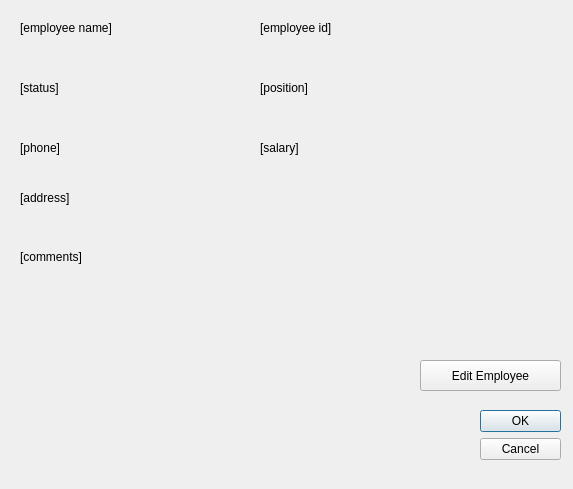
<?xml version="1.0" encoding="UTF-8"?>
<ui version="4.0">
 <class>Dialog</class>
 <widget class="QDialog" name="Dialog">
  <property name="geometry">
   <rect>
    <x>0</x>
    <y>0</y>
    <width>573</width>
    <height>489</height>
   </rect>
  </property>
  <property name="windowTitle">
   <string>Dialog</string>
  </property>
  <widget class="QDialogButtonBox" name="buttonBox">
   <property name="geometry">
    <rect>
     <x>480</x>
     <y>410</y>
     <width>81</width>
     <height>61</height>
    </rect>
   </property>
   <property name="orientation">
    <enum>Qt::Vertical</enum>
   </property>
   <property name="standardButtons">
    <set>QDialogButtonBox::Cancel|QDialogButtonBox::Ok</set>
   </property>
  </widget>
  <widget class="QLabel" name="name_lbl">
   <property name="geometry">
    <rect>
     <x>20</x>
     <y>20</y>
     <width>221</width>
     <height>16</height>
    </rect>
   </property>
   <property name="text">
    <string>[employee name]</string>
   </property>
  </widget>
  <widget class="QLabel" name="status_lbl">
   <property name="geometry">
    <rect>
     <x>20</x>
     <y>80</y>
     <width>81</width>
     <height>16</height>
    </rect>
   </property>
   <property name="text">
    <string>[status]</string>
   </property>
  </widget>
  <widget class="QLabel" name="phone_lbl">
   <property name="geometry">
    <rect>
     <x>20</x>
     <y>140</y>
     <width>81</width>
     <height>16</height>
    </rect>
   </property>
   <property name="text">
    <string>[phone]</string>
   </property>
  </widget>
  <widget class="QLabel" name="salary_lbl">
   <property name="geometry">
    <rect>
     <x>260</x>
     <y>140</y>
     <width>81</width>
     <height>16</height>
    </rect>
   </property>
   <property name="text">
    <string>[salary]</string>
   </property>
  </widget>
  <widget class="QLabel" name="position_lbl">
   <property name="geometry">
    <rect>
     <x>260</x>
     <y>80</y>
     <width>81</width>
     <height>16</height>
    </rect>
   </property>
   <property name="text">
    <string>[position]</string>
   </property>
  </widget>
  <widget class="QLabel" name="address_lbl">
   <property name="geometry">
    <rect>
     <x>20</x>
     <y>190</y>
     <width>81</width>
     <height>16</height>
    </rect>
   </property>
   <property name="text">
    <string>[address]</string>
   </property>
  </widget>
  <widget class="QLabel" name="id_lbl">
   <property name="geometry">
    <rect>
     <x>260</x>
     <y>20</y>
     <width>81</width>
     <height>16</height>
    </rect>
   </property>
   <property name="text">
    <string>[employee id]</string>
   </property>
  </widget>
  <widget class="QLabel" name="comments_lbl">
   <property name="geometry">
    <rect>
     <x>20</x>
     <y>250</y>
     <width>381</width>
     <height>211</height>
    </rect>
   </property>
   <property name="text">
    <string>[comments]</string>
   </property>
   <property name="alignment">
    <set>Qt::AlignLeading|Qt::AlignLeft|Qt::AlignTop</set>
   </property>
   <property name="wordWrap">
    <bool>true</bool>
   </property>
  </widget>
  <widget class="QPushButton" name="edit_employee_bt">
   <property name="geometry">
    <rect>
     <x>420</x>
     <y>360</y>
     <width>141</width>
     <height>31</height>
    </rect>
   </property>
   <property name="text">
    <string>Edit Employee</string>
   </property>
  </widget>
 </widget>
 <resources/>
 <connections>
  <connection>
   <sender>buttonBox</sender>
   <signal>accepted()</signal>
   <receiver>Dialog</receiver>
   <slot>accept()</slot>
   <hints>
    <hint type="sourcelabel">
     <x>248</x>
     <y>254</y>
    </hint>
    <hint type="destinationlabel">
     <x>157</x>
     <y>274</y>
    </hint>
   </hints>
  </connection>
  <connection>
   <sender>buttonBox</sender>
   <signal>rejected()</signal>
   <receiver>Dialog</receiver>
   <slot>reject()</slot>
   <hints>
    <hint type="sourcelabel">
     <x>316</x>
     <y>260</y>
    </hint>
    <hint type="destinationlabel">
     <x>286</x>
     <y>274</y>
    </hint>
   </hints>
  </connection>
 </connections>
</ui>
